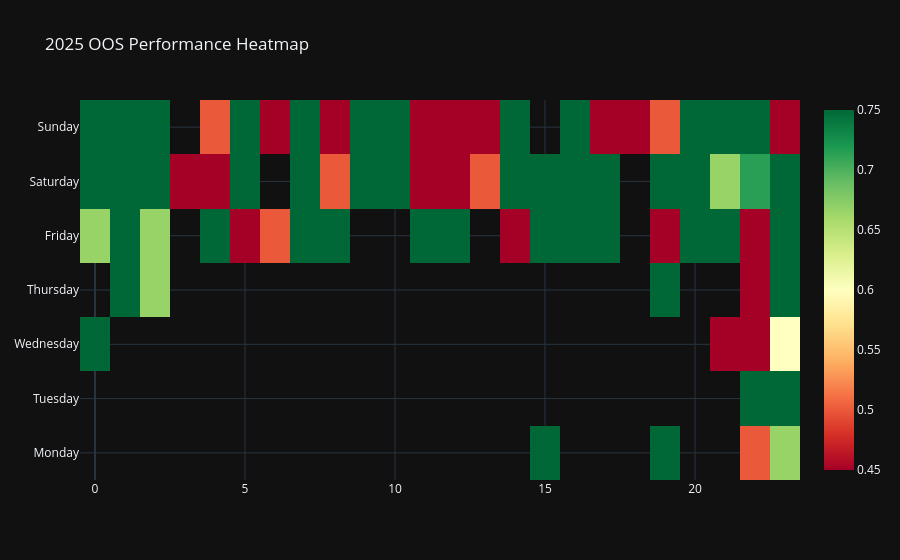

The cell this chart's notebook holds for it:
### Code cell
# Cell 11 (Comparative Regime Analysis - Dynamic Discovery)
import plotly.graph_objects as go
import numpy as np
import pandas as pd

# 1. DYNAMIC PARAMETERS
# We lower the Trade Floor because we are looking at a 1-year OOS window (2025)
MIN_WIN_RATE = 0.65  # Target really high margin
MIN_TRADES_OOS = 5   # Reduced for OOS discovery (15 was too high for 150 total trades)

# 2. FEATURE MAPPING
results_df['hour'] = results_df.index.hour
results_df['dayofweek'] = results_df.index.dayofweek
results_df['day_name'] = results_df.index.day_name()
results_df['is_retail'] = results_df['dayofweek'].isin([4, 5, 6])
results_df['is_2025'] = results_df.index.year == 2025

# 3. AGGREGATION
active_subset = results_df[results_df['Signal'] != 0].copy()
data_2025 = active_subset[active_subset['is_2025']]

# Group by day/hour for 2025
heatmap_data = data_2025.groupby(['dayofweek', 'day_name', 'hour', 'is_retail']).agg(
    Win_Rate=('PnL', lambda x: (x > 0).mean()),
    Trades=('Signal', 'count'),
    Total_PnL=('PnL', 'sum')
).reset_index()

# 4. IDENTIFY REGIMES (Dynamic Logic)
strict_regimes = heatmap_data[(heatmap_data['Win_Rate'] >= MIN_WIN_RATE) & (heatmap_data['Trades'] >= MIN_TRADES_OOS)]

# Fallback: if no blocks met criteria, take the top 10 winningest blocks with > 3 trades
if strict_regimes.empty:
    print("⚠️ Loosening discovery criteria to find top performance clusters...")
    strict_regimes = heatmap_data[heatmap_data['Trades'] >= 3].sort_values('Win_Rate', ascending=False).head(10)

# Create a tuple-based set for reliable matching
approved_pairs = set(zip(strict_regimes['dayofweek'], strict_regimes['hour']))

# 5. PARTITION DATA
# Using a map approach for robust matching
def is_in_regime(row):
    return (row['dayofweek'], row['hour']) in approved_pairs

active_subset['In_Regime'] = active_subset.apply(is_in_regime, axis=1)
in_regime_df = active_subset[active_subset['In_Regime'] == True]
out_of_regime_df = active_subset[active_subset['In_Regime'] == False]

# 6. COMPARATIVE REPORTING
def get_stats(df, label):
    if df.empty: return f"{label:15} | No Trades"
    wr = (df['PnL'] > 0).mean()
    pnl = df['PnL'].sum()
    ev = df['PnL'].mean()
    return f"{label:15} | WR: {wr:.2%} | Trades: {len(df):4} | PnL: ${pnl:8.2f} | Avg EV: ${ev:5.3f}"

print("--- ⚖️ OVERALL PERFORMANCE COMPARISON (Total Backtest) ---")
print(get_stats(in_regime_df, "LASER-FOCUS"))
print(get_stats(out_of_regime_df, "OUT-OF-REGIME"))

print("\n--- 🏁 RECENT PERFORMANCE (2025 OOS ONLY) ---")
print(get_stats(in_regime_df[in_regime_df['is_2025'] == True], "LASER (2025)"))
print(get_stats(out_of_regime_df[out_of_regime_df['is_2025'] == True], "OUT-OF-R (2025)"))

# 7. FINAL EXPORT FOR SCANNER
PROFITABLE_MATRIX = strict_regimes.groupby('dayofweek')['hour'].apply(list).to_dict()
print(f"\nPROFITABLE_MATRIX (Based on 2025) = {PROFITABLE_MATRIX}")

# 8. HEATMAP VISUALIZATION
pivot_wr = heatmap_data.pivot(index='day_name', columns='hour', values='Win_Rate')
pivot_wr = pivot_wr.reindex(['Monday', 'Tuesday', 'Wednesday', 'Thursday', 'Friday', 'Saturday', 'Sunday'])
fig = go.Figure(data=go.Heatmap(z=pivot_wr.values, x=pivot_wr.columns, y=pivot_wr.index, colorscale='RdYlGn', zmin=0.45, zmax=0.75))
fig.update_layout(title='2025 OOS Performance Heatmap', template='plotly_dark')
fig.show()

### Figure 1 — Plotly figure (JSON) as saved in the notebook; plotly's stock layout.template omitted (floating-point values rounded to 4 significant figures; data arrays with more than 128 entries replaced by an {"elided": "..."} marker saying what was removed)
{"data": [{"colorscale": [[0, "rgb(165,0,38)"], [0.1, "rgb(215,48,39)"], [0.2, "rgb(244,109,67)"], [0.3, "rgb(253,174,97)"], [0.4, "rgb(254,224,139)"], [0.5, "rgb(255,255,191)"], [0.6, "rgb(217,239,139)"], [0.7, "rgb(166,217,106)"], [0.8, "rgb(102,189,99)"], [0.9, "rgb(26,152,80)"], [1, "rgb(0,104,55)"]], "type": "heatmap", "x": [0, 1, 2, 3, 4, 5, 6, 7, 8, 9, 12, 13, 14, 15, 16, 17, 18, 19, 20, 21, 22, 23], "y": ["Monday", "Tuesday", "Wednesday", "Thursday", "Friday", "Saturday", "Sunday"], "z": {"elided": "7x22 float values"}, "zmax": 0.75, "zmin": 0.45}], "layout": {"title": {"text": "2025 OOS Performance Heatmap"}}}
